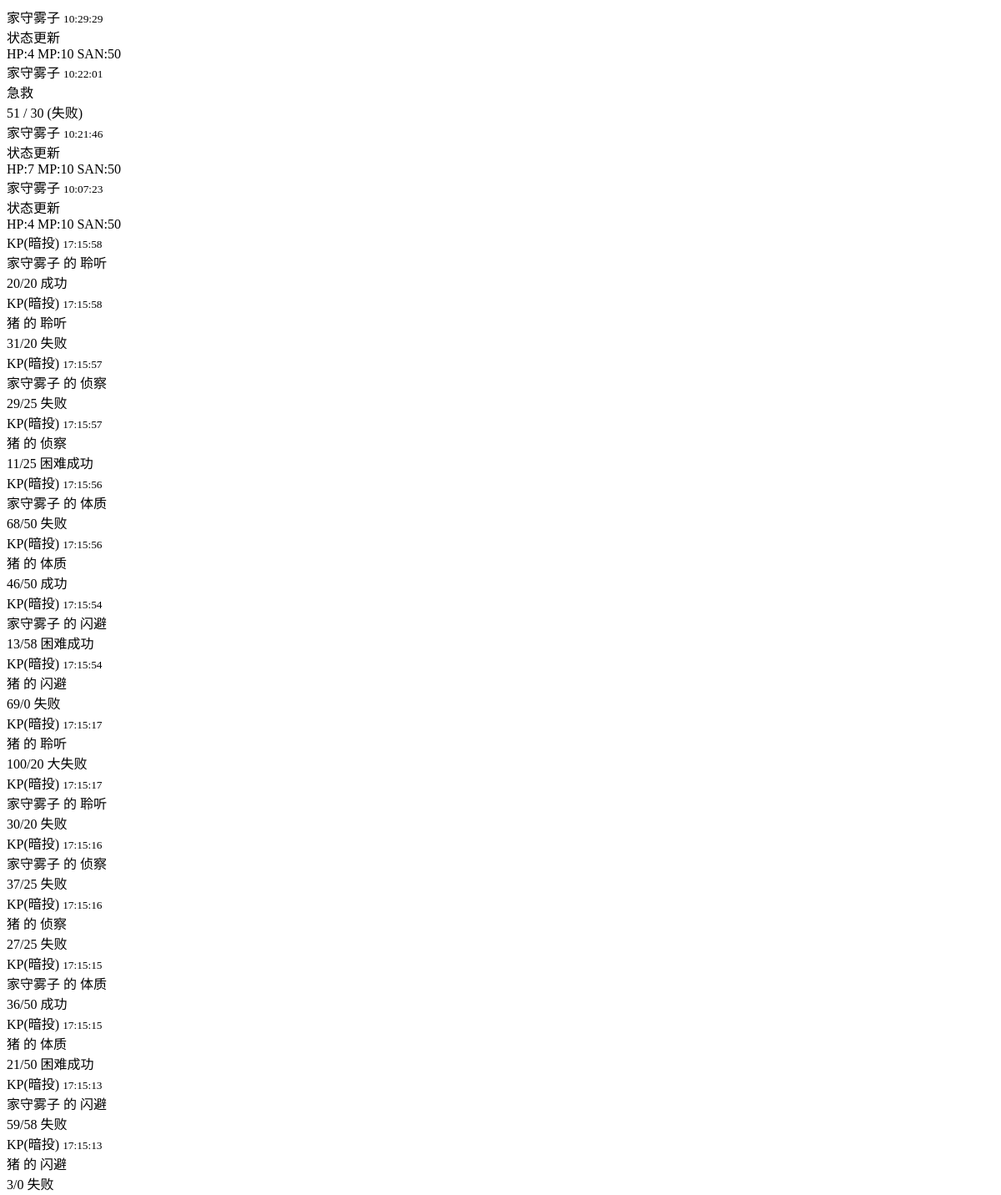
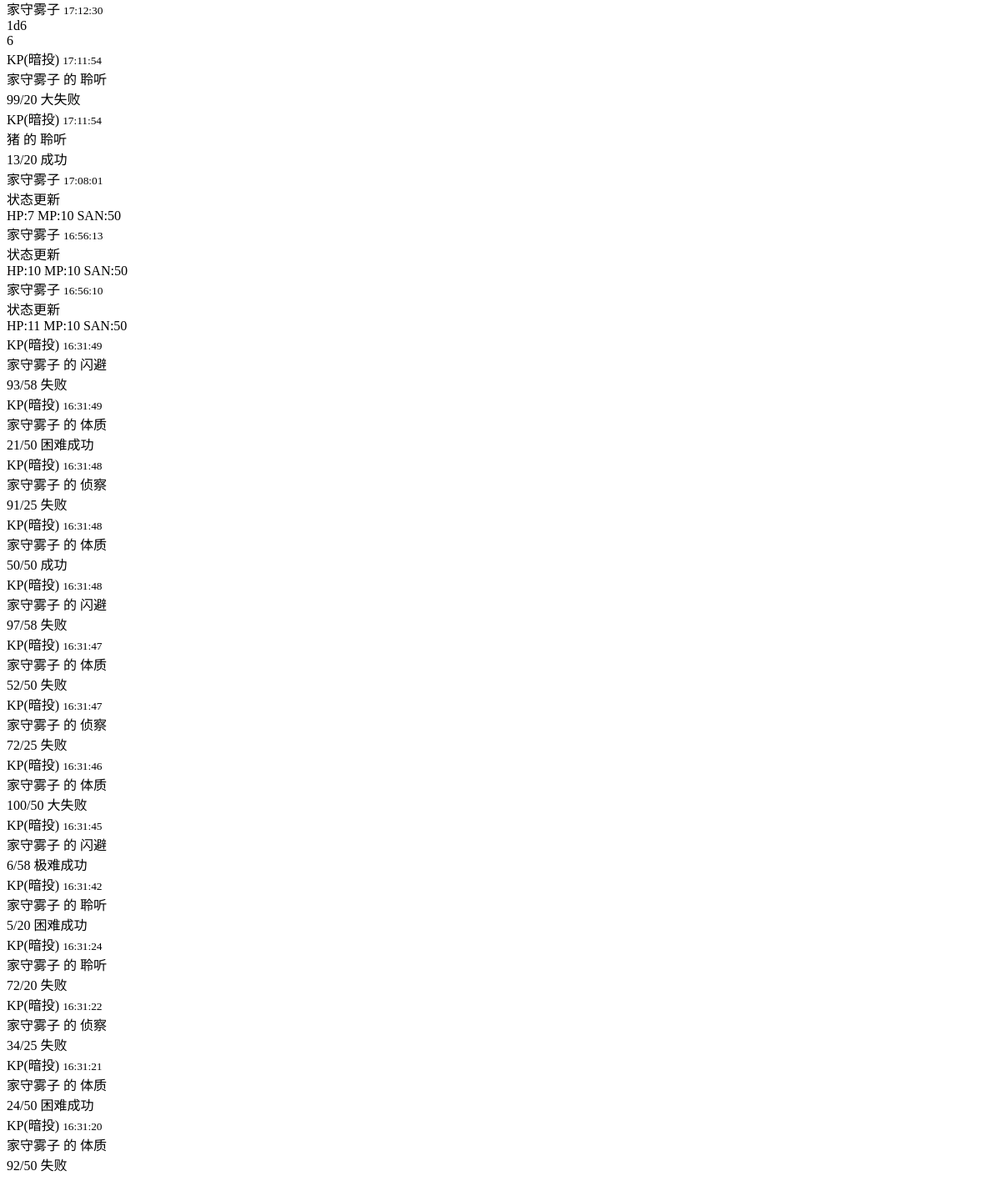
The page /logs/latest on the database as committed earlier (2 pictures, top to bottom).
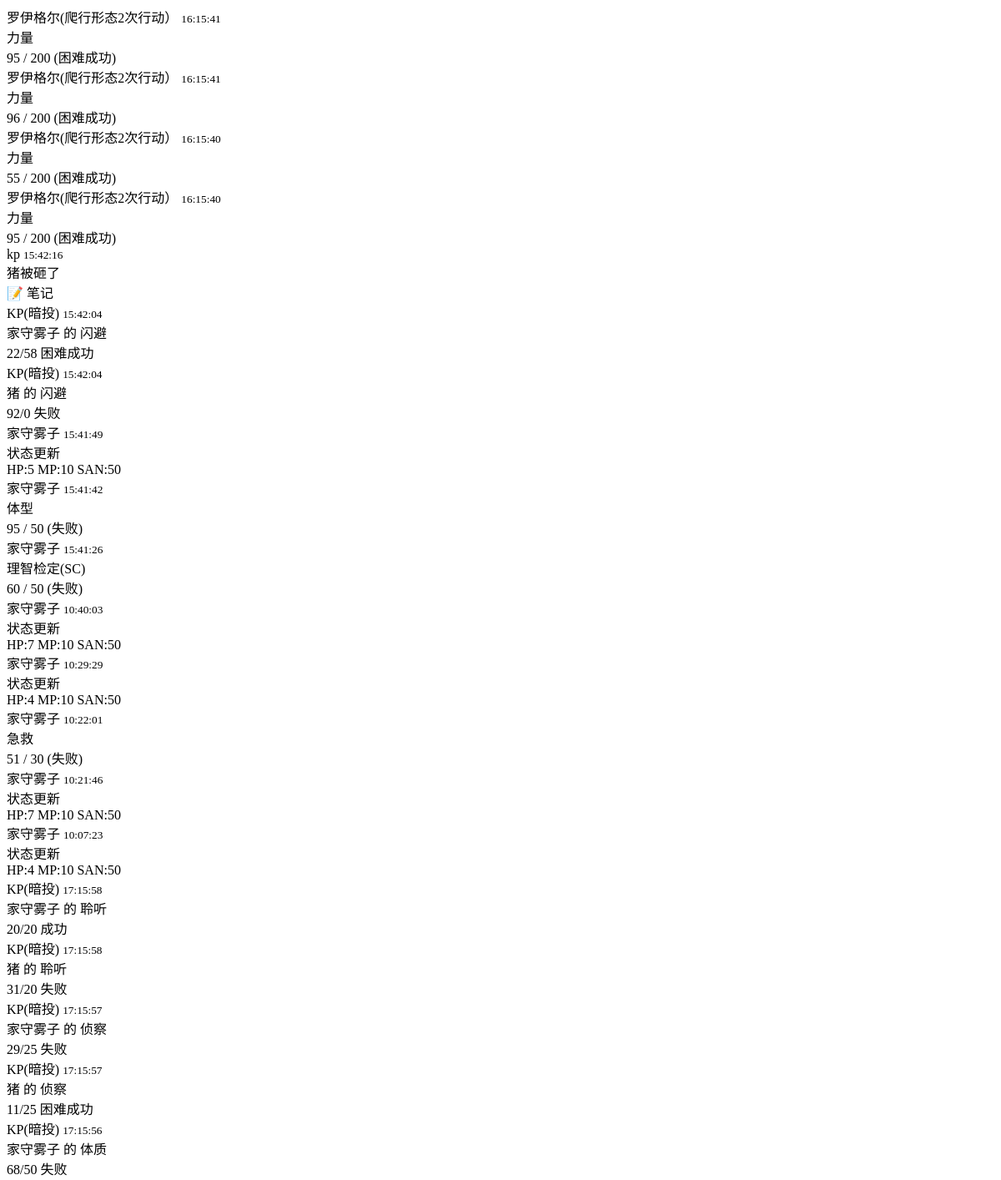
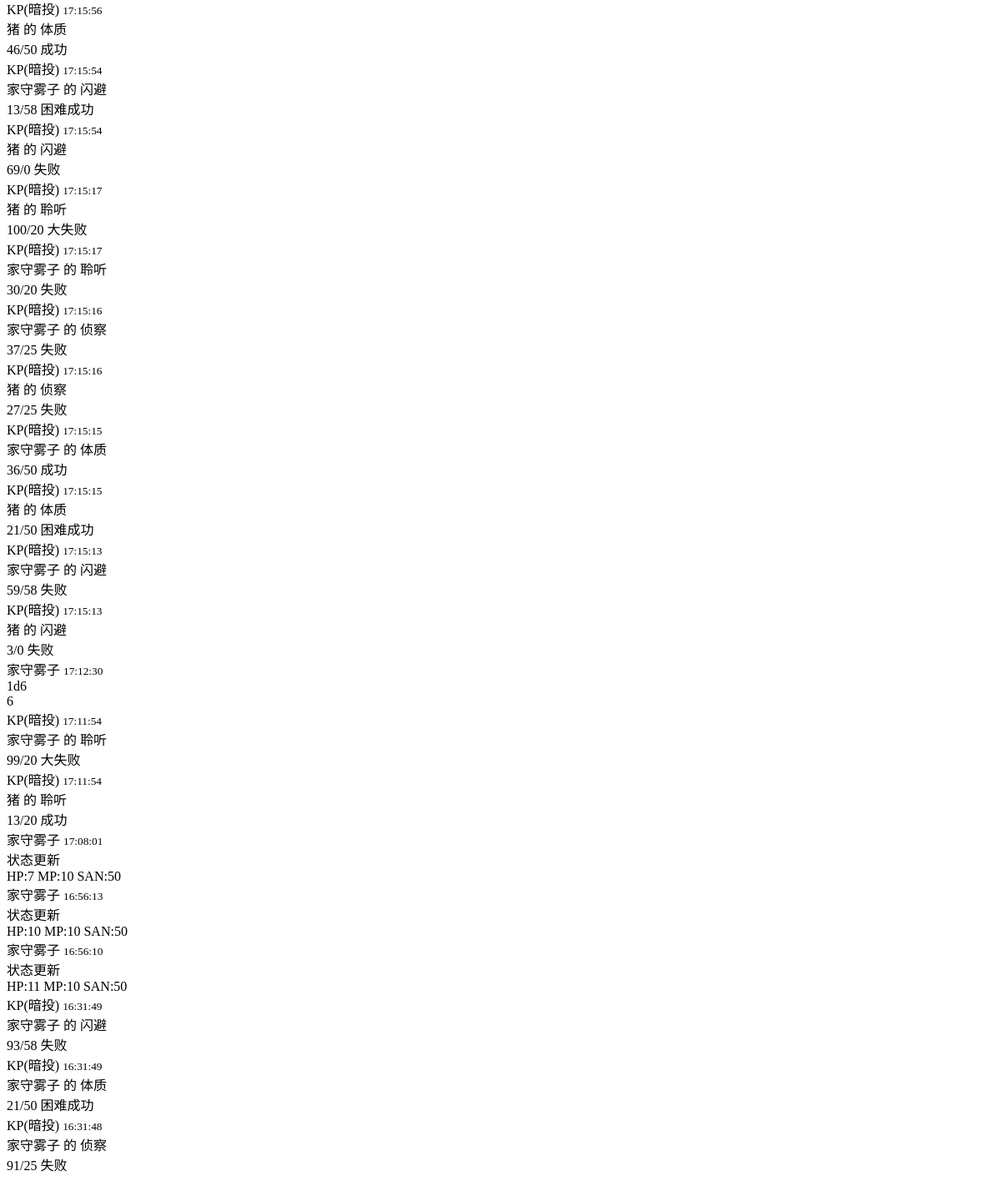
The same page on the database as committed later (2 pictures, top to bottom).
### models.py (models this page shows)
class DiceLog(SQLModel, table=True):
    id: Optional[int] = Field(default=None, primary_key=True)
    investigator_name: str  # 记录是谁投的
    action_name: str        # 记录投了什么 (如 "侦查", "1d6")
    result_text: str        # 记录结果文本 (如 "55/60 成功")
    result_color: str       # 记录颜色 (success, danger, warning 等)
    created_at: datetime = Field(default_factory=datetime.now)

### routers/logs.py (the view)
@router.get("/latest", response_class=HTMLResponse)
async def get_latest_logs(request: Request, session: Session = Depends(get_session)):
    statement = select(DiceLog).order_by(DiceLog.created_at.desc()).limit(40)
    logs = session.exec(statement).all()
    return templates.TemplateResponse("log_list.html", {"request": request, "logs": logs})

### templates/log_list.html
{% if not logs %}
    <div class="text-center text-muted mt-5">
        <i class="fas fa-wind fa-3x mb-3"></i>
        <p>暂无投掷记录</p>
    </div>
{% else %}
    <div class="list-group list-group-flush">
        {% for log in logs %}
        <div class="list-group-item bg-transparent px-0">
            <div class="d-flex justify-content-between align-items-start">
                <div>
                    <span class="fw-bold text-dark">{{ log.investigator_name }}</span>
                    <small class="text-muted ms-1">
                        {{ log.created_at.strftime('%H:%M:%S') }}
                    </small>
                    <div class="small text-secondary">{{ log.action_name }}</div>
                </div>
                <span class="badge bg-{{ log.result_color }} rounded-pill">
                    {{ log.result_text }}
                </span>
            </div>
        </div>
        {% endfor %}
    </div>
{% endif %}

Rows that differ between the two databases and show on the page:
no longer on this page (row unchanged): DiceLog: investigator_name "KP(暗投)", created_at "16:31:48", action_name "家守雾子 的 体质", result_text "50/50 成功"
no longer on this page (row unchanged): DiceLog: investigator_name "KP(暗投)", created_at "16:31:48", action_name "家守雾子 的 闪避", result_text "97/58 失败"
no longer on this page (row unchanged): DiceLog: investigator_name "KP(暗投)", created_at "16:31:47", action_name "家守雾子 的 体质", result_text "52/50 失败"
no longer on this page (row unchanged): DiceLog: investigator_name "KP(暗投)", created_at "16:31:47", action_name "家守雾子 的 侦察", result_text "72/25 失败"
no longer on this page (row unchanged): DiceLog: investigator_name "KP(暗投)", created_at "16:31:46", action_name "家守雾子 的 体质", result_text "100/50 大失败"
no longer on this page (row unchanged): DiceLog: investigator_name "KP(暗投)", created_at "16:31:45", action_name "家守雾子 的 闪避", result_text "6/58 极难成功"
no longer on this page (row unchanged): DiceLog: investigator_name "KP(暗投)", created_at "16:31:42", action_name "家守雾子 的 聆听", result_text "5/20 困难成功"
no longer on this page (row unchanged): DiceLog: investigator_name "KP(暗投)", created_at "16:31:24", action_name "家守雾子 的 聆听", result_text "72/20 失败"
no longer on this page (row unchanged): DiceLog: investigator_name "KP(暗投)", created_at "16:31:22", action_name "家守雾子 的 侦察", result_text "34/25 失败"
no longer on this page (row unchanged): DiceLog: investigator_name "KP(暗投)", created_at "16:31:21", action_name "家守雾子 的 体质", result_text "24/50 困难成功"
no longer on this page (row unchanged): DiceLog: investigator_name "KP(暗投)", created_at "16:31:20", action_name "家守雾子 的 体质", result_text "92/50 失败"
added DiceLog: investigator_name "罗伊格尔(爬行形态2次行动）", created_at "16:15:41", action_name "力量", result_text "95 / 200 (困难成功)"
added DiceLog: investigator_name "罗伊格尔(爬行形态2次行动）", created_at "16:15:41", action_name "力量", result_text "96 / 200 (困难成功)"
added DiceLog: investigator_name "罗伊格尔(爬行形态2次行动）", created_at "16:15:40", action_name "力量", result_text "55 / 200 (困难成功)"
added DiceLog: investigator_name "罗伊格尔(爬行形态2次行动）", created_at "16:15:40", action_name "力量", result_text "95 / 200 (困难成功)"
added DiceLog: investigator_name "kp", created_at "15:42:16", action_name "猪被砸了", result_text "📝 笔记"
added DiceLog: investigator_name "KP(暗投)", created_at "15:42:04", action_name "家守雾子 的 闪避", result_text "22/58 困难成功"
added DiceLog: investigator_name "KP(暗投)", created_at "15:42:04", action_name "猪 的 闪避", result_text "92/0 失败"
added DiceLog: investigator_name "家守雾子", created_at "15:41:49", action_name "状态更新", result_text "HP:5 MP:10 SAN:50"
added DiceLog: investigator_name "家守雾子", created_at "15:41:42", action_name "体型", result_text "95 / 50 (失败)"
added DiceLog: investigator_name "家守雾子", created_at "15:41:26", action_name "理智检定(SC)", result_text "60 / 50 (失败)"
added DiceLog: investigator_name "家守雾子", created_at "10:40:03", action_name "状态更新", result_text "HP:7 MP:10 SAN:50"
